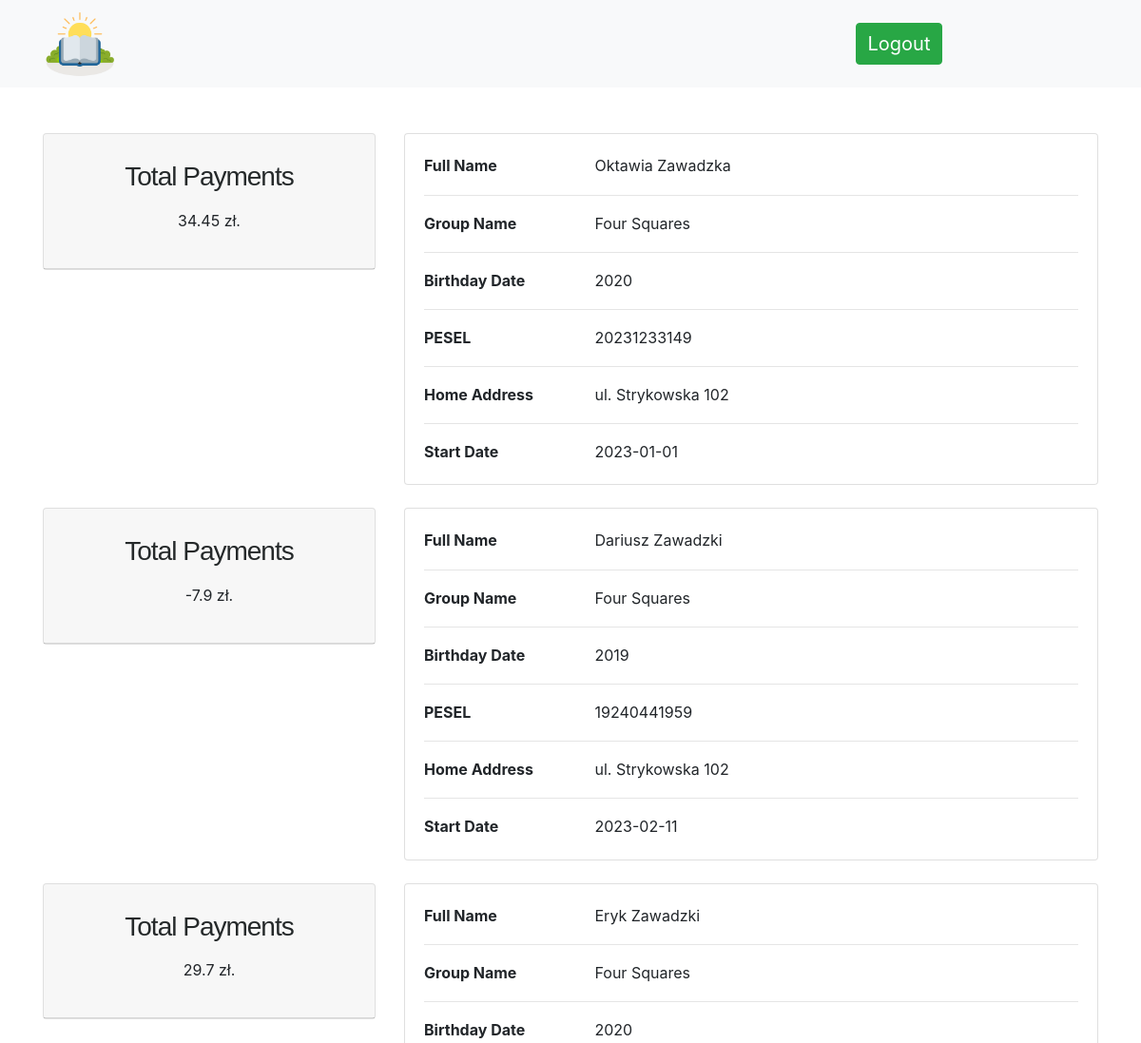
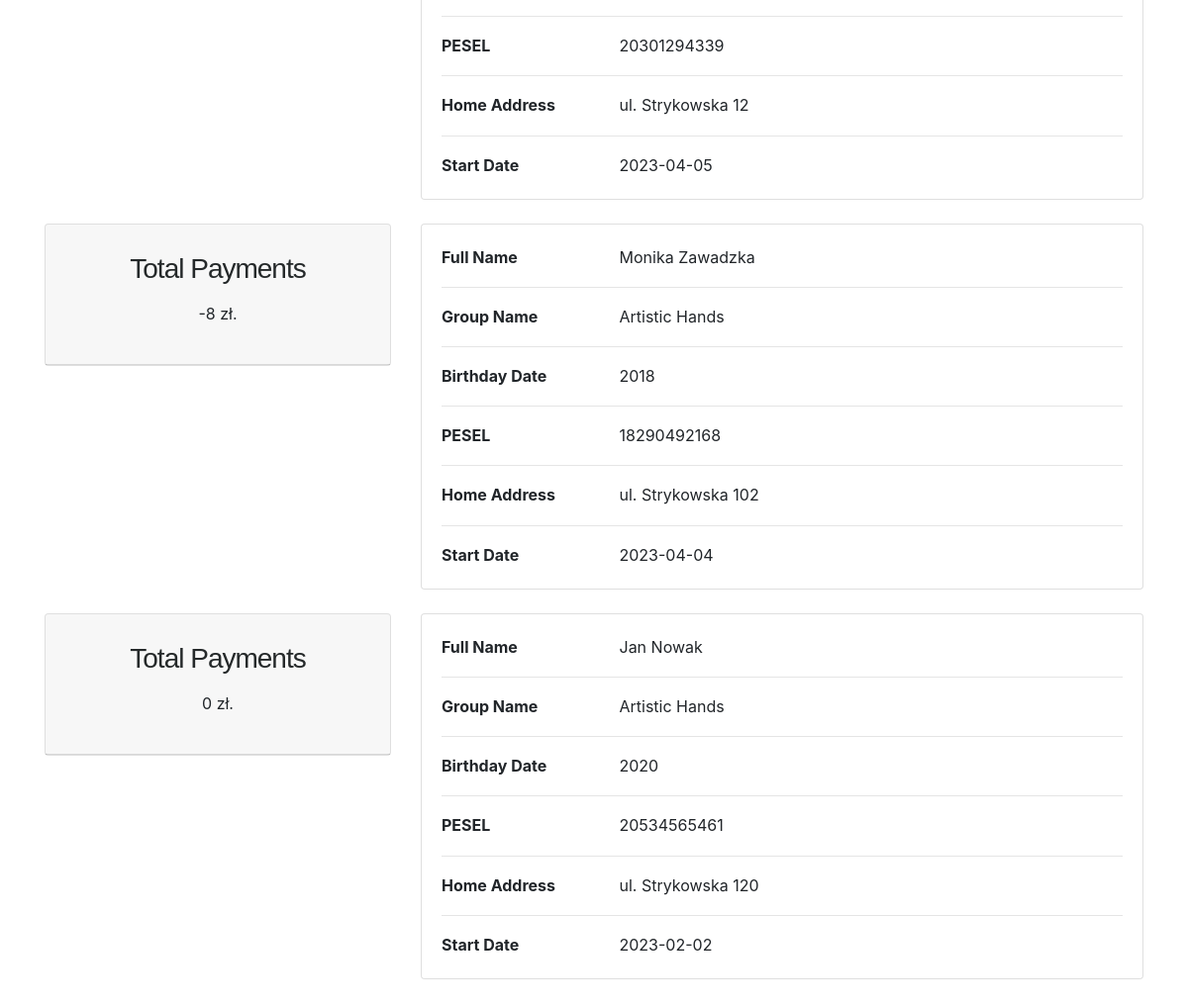
Page /pages/parent_page.php (signed in) on the committed database (2 pictures, top to bottom).
### tables this page shows
CREATE TABLE `kid` (
  `id` int(11) NOT NULL,
  `first_name` varchar(200) NOT NULL,
  `last_name` varchar(200) NOT NULL,
  `pesel` char(11) NOT NULL,
  `gender` char(1) NOT NULL,
  `birthday` char(4) NOT NULL,
  `id_gr` int(11) NOT NULL,
  `address` varchar(200) NOT NULL,
  `id_parent` int(11) NOT NULL,
  `date_start` date NOT NULL
);

CREATE TABLE `payments` (
  `id` int(11) NOT NULL,
  `id_kid` int(11) NOT NULL,
  `payment_status` float NOT NULL
);

CREATE TABLE `groups` (
  `id` int(11) NOT NULL,
  `name` varchar(100) NOT NULL,
  `id_teacher` int(11) NOT NULL
);

### pages/functions.php (called while the page is built, shortened)
<?php
    $db=mysqli_connect('localhost','root','','kindergarten');
    if(isLoggedIn()){
    $id=$_SESSION['user']['id'];
    $query_kid_parent="SELECT * FROM kid WHERE id_parent='$id';";
    $kid_parent=mysqli_query($db, $query_kid_parent);
    }
    function isLoggedIn()
    {
	    if (isset($_SESSION['user'])) {
		    return true;
	    }else{
		    return false;
	    }
    }
?>

### pages/parent_page.php (the view, shortened to what this page needs)
<?php  include('functions.php');
?>
<!DOCTYPE html>
<html>
<head>
    <link rel="stylesheet" href="../src/style.css" type="text/css"/>
    <link rel="stylesheet" href="https://cdn.jsdelivr.net/npm/bootstrap@4.3.1/dist/css/bootstrap.min.css">
</head>
<body>
    <navbar class="navbar navbar-expand-sm navbar-light bg-light">
        <div class="container-fluid">
            <a href="/" class="d-flex align-items-center col-md-3 mb-2 mb-md-0 text-dark text-decoration-none">
            <img alt="big-logo.png" style="height:90%;width:30%;" src="../src/big-logo.png" />
            </a>
            <div class="col-md-3 text-end">
                <button style="font-size: 20px;" type="button" class="btn btn-success" name="logout"><a  style="color:white;" href="logout.php">Logout</a></button>
            </div>
        </div>
</navbar>
<section>
  <div class="container py-5">
  <div class="row">
  <?php while($row=mysqlI_fetch_array($kid_parent)):;?>
      <div class="col-lg-4">
        <div class="card mb-4">
          <div class="card-header text-center">
            <h3 class="my-3">Total Payments</h3>
            <p class="text mb-4" name="pay"><?php
            $payment=mysqli_query($db,"SELECT * FROM payments WHERe payments.id_kid=".$row['id'].";");
            $res=mysqli_fetch_array($payment);
            echo $res['payment_status']." zł.";
            ?></p>
          </div>
        </div>
      </div>
      <div class="col-lg-8">
        <div class="card mb-4">
          <div class="card-body">
            <div class="row">
              <div class="col-sm-3">
                <p class="mb-0 font-weight-bold">Full Name</p>
              </div>
              <div class="col-sm-7">
                <p class="text mb-0" id="fName" ><?php echo $row['first_name']." ".$row['last_name']; ?></p>
              </div>
            </div>
            <hr>
            <div class="row">
              <div class="col-sm-3">
                <p class="mb-0 font-weight-bold">Group Name</p>
              </div>
              <div class="col-sm-7">
                <p class="text mb-0" id="gr"><?php
                $id_group=$row['id_gr'];
                $query_kid_group="SELECT name from groups where id='$id_group'";
                $res=mysqli_query($db,$query_kid_group);
                $group=mysqli_fetch_array($res);
                echo $group['name'];?></p>
              </div>
            </div>
            <hr>
            <div class="row">
              <div class="col-sm-3">
                <p class="mb-0 font-weight-bold">Birthday Date</p>
              </div>
              <div class="col-sm-7">
                <p class="text mb-0" id="birthday"><?php echo strval($row['birthday']); ?></p>
              </div>
            </div>
            <hr>
            <div class="row">
              <div class="col-sm-3">
                <p class="mb-0 font-weight-bold">PESEL</p>
              </div>
              <div class="col-sm-9">
                <p class="text mb-0" id="birthday"><?php echo strval($row['pesel']); ?></p>
              </div>
            </div>
            <hr>
            <div class="row">
              <div class="col-sm-3">
                <p class="mb-0 font-weight-bold">Home Address</p>
              </div>
              <div class="col-sm-7">
                <p class="text mb-0" id="address"><?php echo $row['address']; ?></p>
              </div>
            </div>
            <hr>
            <div class="row">
              <div class="col-sm-3">
                <p class="mb-0 font-weight-bold">Start Date</p>
              </div>
              <div class="col-sm-7">
                <p class="text mb-0" id="start"><?php echo strval($row['date_start']); ?></p>
              </div>
            </div>
          </div>
        </div>
  </div>
  <?php
                    endwhile;
                    ?>
</section>
</body>
</html>

### src/style.css (style rules this page uses)
body { -webkit-font-smoothing: antialiased; text-rendering: optimizeLegibility; font-family: 'Overpass', sans-serif; letter-spacing: 0px; font-size: 17px; color: #8d8f90; font-weight: 400; line-height: 32px; background-color: #edefef; }
h1, h2, h3, h4, h5, h6 { color: #25292a; margin: 0px 0px 10px 0px; font-family: 'Overpass', sans-serif; font-weight: 700; letter-spacing: -1px; line-height: 1; }
h3 { font-size: 22px; line-height: 32px; }
p { margin: 0 0 20px; line-height: 1.7; }
p:last-child { margin: 0px; }
a { text-decoration: none; color: #8d8f90; -webkit-transition: all 0.3s; -moz-transition: all 0.3s; transition: all 0.3s; }

### rows in the picture
kid: payments.payment_status "34.45", first_name "Oktawia", last_name "Zawadzka", groups.name "Four Squares", birthday "2020", pesel "20231233149", address "ul. Strykowska 102", date_start "2023-01-01"
kid: payments.payment_status "-7.9", first_name "Dariusz", last_name "Zawadzki", groups.name "Four Squares", birthday "2019", pesel "19240441959", address "ul. Strykowska 102", date_start "2023-02-11"
kid: payments.payment_status "29.7", first_name "Eryk", last_name "Zawadzki", groups.name "Four Squares", birthday "2020", pesel "20301294339", address "ul. Strykowska 12", date_start "2023-04-05"
kid: payments.payment_status "-8", first_name "Monika", last_name "Zawadzka", groups.name "Artistic Hands", birthday "2018", pesel "18290492168", address "ul. Strykowska 102", date_start "2023-04-04"
kid: payments.payment_status "0", first_name "Jan", last_name "Nowak", groups.name "Artistic Hands", birthday "2020", pesel "20534565461", address "ul. Strykowska 120", date_start "2023-02-02"
